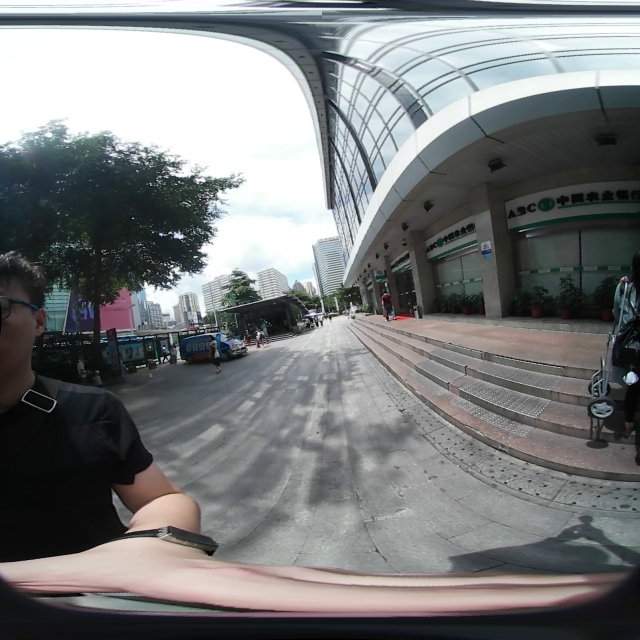
#> input picture dense_flow_test/video1/unwarp_left.png, 1280 x 1280 px (shown at 1/2 size)
$ python video1_dense_flow_test.py
#> lines starting #> are read from the running program, lines starting #| are printed output that depends on the picture; after the words box and inside, x2 and y2 are one past the last pixel; in counts of white or black regions, pixels touching at a corner belong together
### dense_flow_test/xw_utils.py
import cv2
import numpy as np
from matplotlib import pyplot as plt


#params for ShiTomasi corner detection
feature_params = dict( maxCorners = 200,
						   qualityLevel = 0.005,
						   minDistance = 5,
						   blockSize = 5 )

# [6 lines of commented-out code are left out]
lk_params = dict( winSize  = (5,5),
					  maxLevel = 2,
					  criteria = (cv2.TERM_CRITERIA_EPS | cv2.TERM_CRITERIA_COUNT, 10, 0.03))

MIN_MATCH_COUNT = 4


# [113 lines left out: functions get_theta_phi_2, buildmap_2, get_overlap_regions, get_overlap_regions2, checkedTrace, draw_optical_pts and 1 more, not called in this run]

def right_image_to_middle(im_right,ol_l,ol_r):
	hr,wr = im_right.shape[:2]
	result = np.zeros((hr, wr*2 - (ol_l+ol_r),3), np.uint8)
	wr_half = int(wr/2)
	result[:,wr_half - ol_l:wr_half+wr - ol_l,:] = im_right
	return result


# [76 lines left out: functions stitch_org, stitch_to_middle_blend, not called in this run]


def stitch_to_middle(old_img,good_old,new_img,good_new,overlap_width_l,overlap_width_r):
	if len(good_new)>MIN_MATCH_COUNT:
		src_pts = np.float32([ good_new]).reshape(-1,1,2)
		dst_pts = np.float32([ good_old]).reshape(-1,1,2)


		M, mask1 = cv2.findHomography(src_pts, dst_pts, cv2.RANSAC,1.0)
		matchesMask = mask1.ravel().tolist()

		height,width = old_img.shape[:2]
		w_half = int(width/2)

		#image that focus on the left part
		warp_img = cv2.warpPerspective(new_img, M, (width*2 - (overlap_width_l+overlap_width_r), height))


		# warp_img[0:height,0:w_half,:] = old_img[:,w_half:width,:]
		# warp_img[0:height,width*2 - w_half - (overlap_width_l+overlap_width_r) :width*2 - (overlap_width_l+overlap_width_r),:] = old_img[:,:w_half,:]

		warp_img[:,0:w_half - overlap_width_l,:] = old_img[:,w_half:width-overlap_width_l,:]
		warp_img[:,width*2 - w_half - (overlap_width_l) :width*2 - (overlap_width_l+overlap_width_r),:] = old_img[:,overlap_width_r:w_half,:]

		#overlap part
		warp_img[:,w_half-overlap_width_l:w_half - 40,:] = old_img[:,width-overlap_width_l:width-40]
		warp_img[:,int(1.5*width) - overlap_width_l - 40: int(1.5*width) - overlap_width_l,:] = old_img[:,overlap_width_r-40:overlap_width_r,:]

		return warp_img


	else:
		print ("draw stitched Not enough matches are found - %d/%d" )

### dense_flow_test/video1_dense_flow_test.py
import cv2
import numpy as np
from matplotlib import pyplot as plt
import xw_utils
import opt_flow

def get_overlap_regions3(im_left,im_right,overlap_width_l,overlap_width_r,y_offset):
	hl,wl = im_left.shape[:2]

	im_left_left = im_left[y_offset:hl-y_offset,:overlap_width_r,:]
	im_left_right = im_left[y_offset:hl-y_offset,wl - overlap_width_l : wl,:]

	im_right_left = im_right[y_offset:hl-y_offset,:overlap_width_l,:]
	im_right_right = im_right[y_offset:hl-y_offset,wl - overlap_width_r : wl,:]

	return im_left_left,im_left_right,im_right_left,im_right_right

def draw_pts_and_compare(src_org,dst_org,src_pts,dst_pts):
	src_clone = np.copy(src_org)
	dst_clone = np.copy(dst_org)
	for i,(dst_pt,src_pt) in enumerate(zip(dst_pts,src_pts)):
		a,b = dst_pt.ravel()
		c,d = src_pt.ravel()
		cv2.circle(dst_clone,(int(a),int(b)),3,(0,0,255),-1)
		cv2.circle(src_clone,(int(c),int(d)),3,(0,0,255),-1)
	combined_im = np.concatenate((src_clone,dst_clone),axis=1)
	return combined_im


def draw_flow(img, flow, step=16):
    h, w = img.shape[:2]
    h = int(h)
    w = int(w)
    y, x = np.mgrid[step/2:h:step, step/2:w:step].reshape(2,-1).astype(int)
    fx, fy = flow[y,x].T
    lines = np.vstack([x, y, x+fx, y+fy]).T.reshape(-1, 2, 2)
    lines = np.int32(lines + 0.5)
    vis = cv2.cvtColor(img, cv2.COLOR_GRAY2BGR)
    cv2.polylines(vis, lines, 0, (0, 255, 0))
    for (x1, y1), (x2, y2) in lines:
        cv2.circle(vis, (x1, y1), 1, (0, 255, 0), -1)
    return vis

def dense_compare(pre_org,new_org,min_dis,max_dis):
	prevgray = cv2.cvtColor(pre_org, cv2.COLOR_BGR2GRAY)
	gray = cv2.cvtColor(new_org, cv2.COLOR_BGR2GRAY)

	#get the flow
	flow = cv2.calcOpticalFlowFarneback(prevgray, gray, None, 0.5, 3, 42, 5, 5, 1.2, 1)
	im_flow = draw_flow(gray, flow,8)
	#plt.imshow(im_flow),plt.show()

	offset_x = flow[:,:,0]
	offset_y = flow[:,:,1]
	dis = np.sqrt(np.power(offset_x,2)+np.power(offset_y,2))
	dis_avg = np.average(dis)
	mask = (dis > min_dis )*( dis < max_dis)
	plt.imshow(dis),plt.show()
	plt.imshow(mask),plt.show()
	pos_arr = np.where(mask)
	y,x = pos_arr
	good_pts_new = np.stack((x,y),axis = -1).reshape((len(y),1,2))


	offset_all = flow[mask].reshape((len(y),1,2))
	temp = np.copy(offset_all[:,:,0])
	offset_all[:,:,0] = offset_all[:,:,1]
	offset_all[:,:,1] = temp

	good_pts_org = good_pts_new + offset_all

	#test plot the points in the image
	combined_im = draw_pts_and_compare(pre_org,new_org,good_pts_org,good_pts_new)
	return combined_im,good_pts_org,good_pts_new

if __name__ == "__main__":
	unwarp_left = cv2.imread('video1/unwarp_left.png')
#> unwarp_left is the input picture: shape (1280, 1280, 3); mean B, G, R 123.5, 122.7, 120.8
	unwarp_right = cv2.imread('video1/unwarp_right.png')
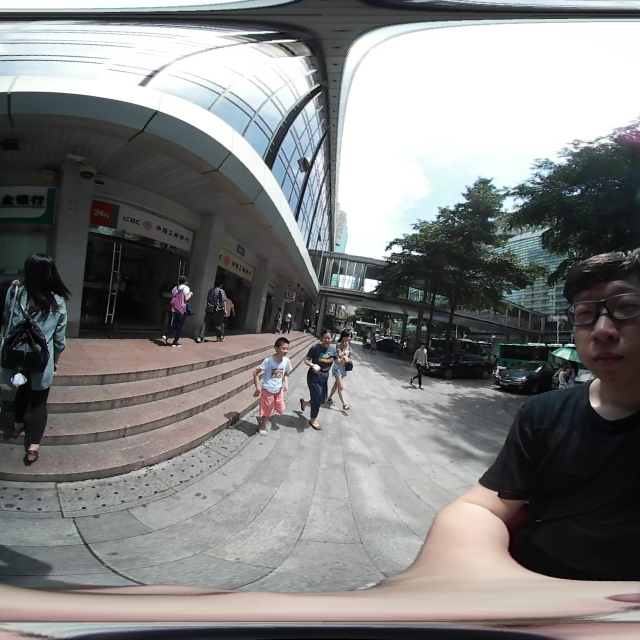
#> input picture dense_flow_test/video1/unwarp_right.png, 1280 x 1280 px (shown at 1/2 size)
#> unwarp_right is the input picture: shape (1280, 1280, 3); mean B, G, R 127.6, 128.1, 128

	h,w = unwarp_left.shape[:2]
#> h = 1280; w = 1280
	overlap_width_l = 62
	overlap_width_r = 50

	min_dis = 3
	max_dis = 16
	y_offset = 350


	im_ll,im_lr,im_rl,im_rr = get_overlap_regions3(unwarp_left,unwarp_right,overlap_width_l,overlap_width_r,y_offset)
	#test stitch the images with given pts
	combined_lr_rl,good_pts_lr,good_pts_rl = dense_compare(im_lr,im_rl,1,6)
#> in draw_flow, `fx, fy = flow[y,x].T`: fx = 576 values, max 1.8 at index 55, min -6.11 at index 472, mean -1.73; fy = 576 values, max 7.04 at index 209, min -0.947 at index 385, mean 2.38
#> in draw_flow, `cv2.polylines(vis, lines, 0, (0, 255, 0))`: vis: shape (580, 62, 3); mean B, G, R 36.7, 53.8, 36.7
#> the loop in draw_flow, `for (x1, y1), (x2, y2) in lines:` made 576 passes
#> (x1, y1, x2, y2) on passes 1 to 3: (4, 4, 4, 4), (12, 4, 12, 4), (20, 4, 20, 4)
#> after the loop in draw_flow, `for (x1, y1), (x2, y2) in lines:`: vis: shape (580, 62, 3); mean B, G, R 34.6, 65.7, 34.6
#> in dense_compare, `dis_avg = np.average(dis)`: dis_avg = 3.53
#> in dense_compare, `mask = (dis > min_dis )*( dis < max_dis)`:
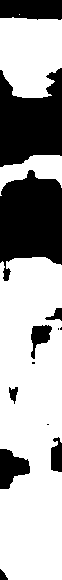
#> mask: shape (580, 62) bool; 65.8% white; 13 black regions (4 under 20 px), largest, box (x1, y1, x2, y2) and area: (0, 170, 62, 281) 5025, (0, 68, 62, 167) 4403, (0, 0, 62, 20) 1152
#> in dense_compare, `pos_arr = np.where(mask)`: pos_arr = 23654 positions, rows 14 to 579, columns 0 to 61
#> the loop in draw_pts_and_compare, `for i,(dst_pt,src_pt) in enumerate(zip(dst_pts,src_pts)):` made 23654 passes
#> (a, b, c, d) on passes 1 to 3: (19, 14, 19.76, 13.34), (12, 17, 12.7, 16.27), (13, 17, 13.7, 16.27)
#> in draw_pts_and_compare, `combined_im = np.concatenate((src_clone,dst_clone),axis=1)`:
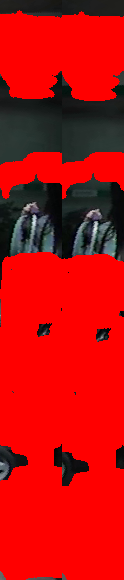
#> combined_im: shape (580, 124, 3); mean B, G, R 11.7, 11.8, 192
	combined_rr_ll,good_pts_rr,good_pts_ll = dense_compare(im_rr,im_ll,3,16)
#> call 2 of draw_flow, with flow = array of shape (580, 50, 2), step = 8
#> in draw_flow (call 2), `fx, fy = flow[y,x].T`: fx = 432 values, max 1.8 at index 180, min -5.5 at index 158, mean -0.728; fy = 432 values, max 1.83 at index 346, min -0.51 at index 132, mean 0.187
#> in draw_flow (call 2), `cv2.polylines(vis, lines, 0, (0, 255, 0))`: vis: shape (580, 50, 3); mean B, G, R 33.3, 40.3, 33.3
#> the loop in draw_flow (call 2), `for (x1, y1), (x2, y2) in lines:` made 432 passes
#> (x1, y1, x2, y2) on passes 1 to 3: (4, 4, 0, 4), (12, 4, 8, 4), (20, 4, 16, 4)
#> after the loop in draw_flow (call 2), `for (x1, y1), (x2, y2) in lines:`:
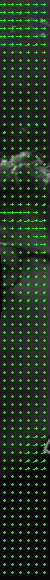
#> vis: shape (580, 50, 3); mean B, G, R 31.5, 52.3, 31.5
#> in dense_compare (call 2), `mask = (dis > min_dis )*( dis < max_dis)`: mask: shape (580, 50) bool; 11.2% white; 3 white regions, box (x1, y1, x2, y2) and area: (0, 0, 38, 48) 1578, (0, 208, 50, 256) 923, (23, 431, 50, 471) 758
#> the loop in draw_pts_and_compare (call 2), `for i,(dst_pt,src_pt) in enumerate(zip(dst_pts,src_pts)):` made 3259 passes
#> (a, b, c, d) on passes 1 to 3: (0, 0, -0.101, -3.67), (1, 0, 0.891, -3.69), (2, 0, 1.88, -3.71)
#> after the loop in draw_pts_and_compare (call 2), `for i,(dst_pt,src_pt) in enumerate(zip(dst_pts,src_pts)):`: dst_clone: shape (580, 50, 3); mean B, G, R 27.8, 28.1, 65.6
#> after the loop in draw_pts_and_compare (call 2), `for i,(dst_pt,src_pt) in enumerate(zip(dst_pts,src_pts)):`:
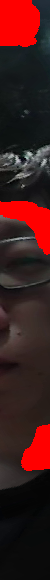
#> src_clone: shape (580, 50, 3); mean B, G, R 26.9, 27.3, 65.2
	cv2.imshow('combined_lr_rl',combined_lr_rl)

	cv2.imwrite('video1/test_result/compared_lr_rl.png',combined_lr_rl)
	cv2.imwrite('video1/test_result/compared_ll_rr.png',combined_rr_ll)


	#sh1ft the pts
	ll_rr_shift = int(w*1.5) - (overlap_width_l + overlap_width_r)
#> ll_rr_shift = 1808
	lr_rl_shift = int(w*0.5) - overlap_width_l
#> lr_rl_shift = 578


	good_pts_lr = good_pts_lr + np.array((lr_rl_shift,y_offset))
	good_pts_rl = good_pts_rl + np.array((lr_rl_shift,y_offset))
	good_pts_rr = good_pts_rr + np.array((ll_rr_shift,y_offset))
	good_pts_ll = good_pts_ll + np.array((ll_rr_shift,y_offset))

	good_left = np.concatenate((good_pts_lr,good_pts_ll),axis = 0)
	good_right = np.concatenate((good_pts_rl,good_pts_rr),axis = 0)

	# good_left = good_pts_lr
	# good_right = good_pts_rl

	right_middle = xw_utils.right_image_to_middle(unwarp_right,overlap_width_l,overlap_width_r)
#> in right_image_to_middle, `result[:,wr_half - ol_l:wr_half+wr - ol_l,:] = im_right`:
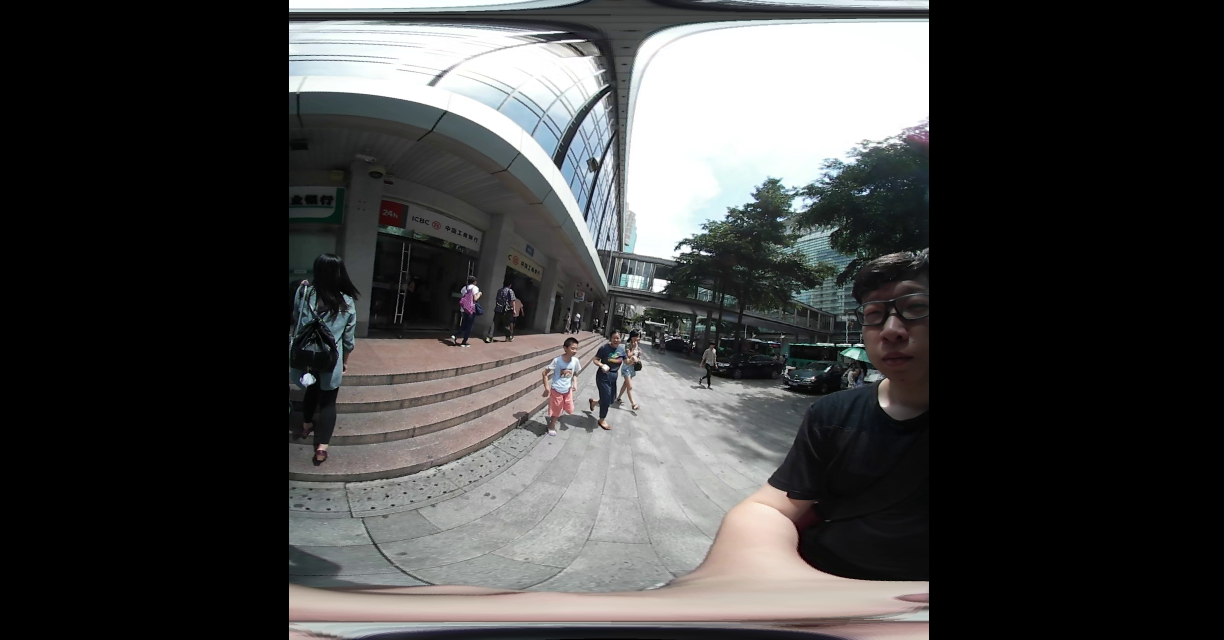
#> result: shape (1280, 2448, 3) (shown at 1/2 size); mean B, G, R 66.7, 67, 66.9
	cv2.imwrite('right_middle.png',right_middle)
	warp_img = xw_utils.stitch_to_middle(unwarp_left,good_left,right_middle,good_right,overlap_width_l,overlap_width_r)
#> in stitch_to_middle, `M, mask1 = cv2.findHomography(src_pts, dst_pts, cv2.RANSAC,1.0)`: M = [[1.03, 0.00924, -12.95], [0.00661, 1.02, -6.22], [1.06e-05, 1.74e-05, 1]]
#> in stitch_to_middle, `matchesMask = mask1.ravel().tolist()`: matchesMask = 26913 items
#> in stitch_to_middle, `warp_img[:,int(1.5*width) - overlap_width_l - 40: int(1.5*width) - ove..`:
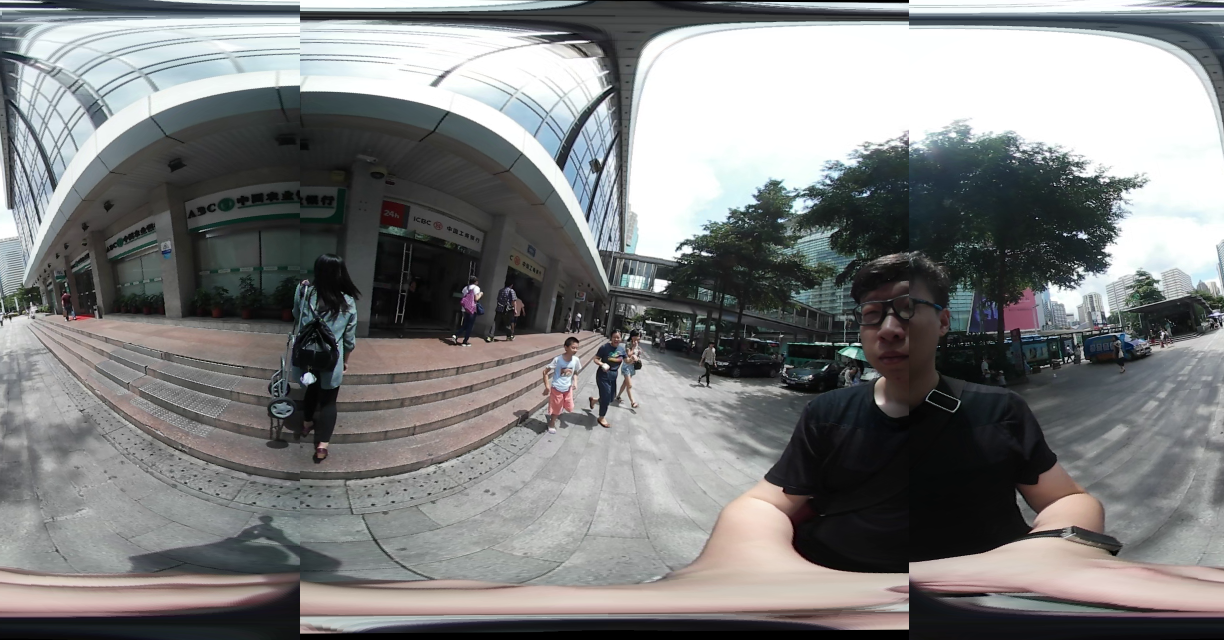
#> warp_img: shape (1280, 2448, 3) (shown at 1/2 size); mean B, G, R 126.6, 126.4, 125.5
	img_name = "good_lr_rl_only.png"
	cv2.imwrite('video1/stitch_result/'+img_name,warp_img)


	#find teh points with great shift


	cv2.waitKey(0)

	cv2.destroyAllWindows()
